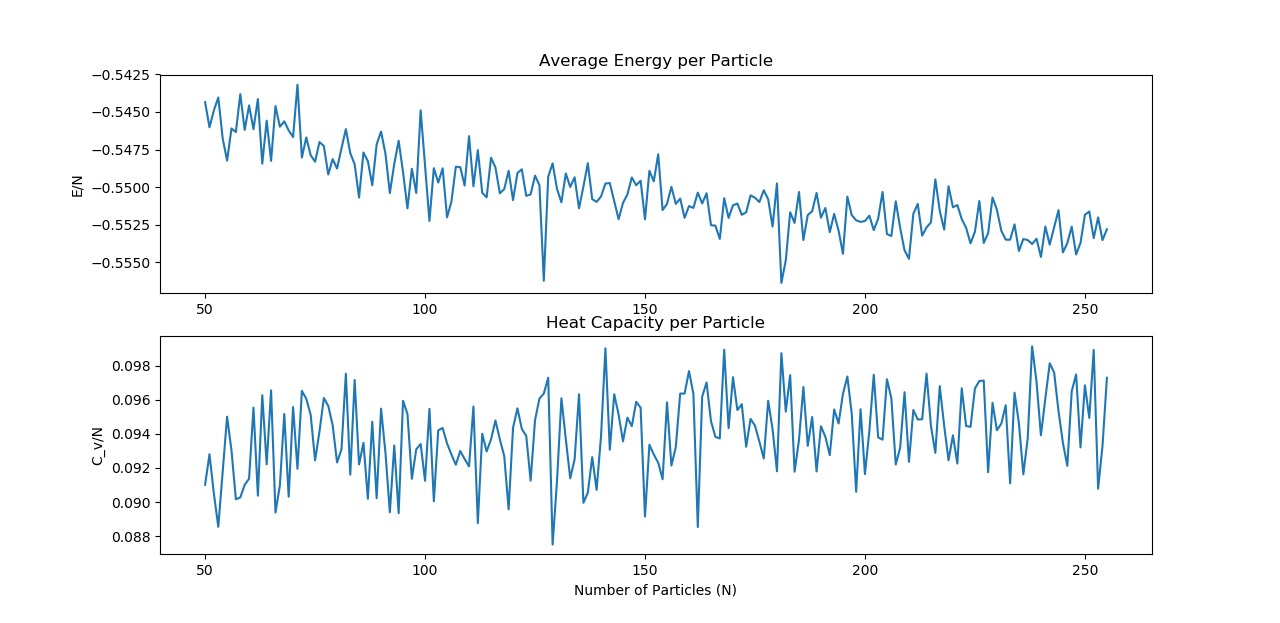

This chart was generated by the following Python code:
# Calls the Monte Carlo Fluids Simulator a bunch of times
import os
import numpy as np
import matplotlib.pyplot as plt

def run_sims():
	n_particles = range(50,256)
	density = .1
	for n_particle in n_particles:
		l_side = np.cbrt(n_particle / density)
		with open('Input','w') as f:
			text = "Ncycle   Ninit   Npart   Linit   Temp\n \
			10000      10      %d    .true.  2.0\nDeltax   Box \n \
			1.0      %.3f"%(n_particle, l_side)
			f.write(text)
		#os.system("..\Source\mc.exe >> 51-c.txt")
	energies,heat_caps = parse_outputs()
	
	# plot results
	plt.subplot(2,1,1)
	plt.plot(n_particles, np.divide(energies,n_particles))
	plt.ylabel("E/N")
	plt.title("Average Energy per Particle")
	plt.subplot(2,1,2)
	plt.plot(n_particles, np.divide(heat_caps, n_particles))
	plt.xlabel('Number of Particles (N)')
	plt.ylabel("C_v/N")
	plt.title("Heat Capacity per Particle")

	plt.show()

def parse_outputs():
	#retrieve all the fractions of moves accepted from the simulation log file
	energies = [] 
	heat_caps = []
	with open('51-c.txt') as f:
		for row in f:
			#check for energy
			if '<E>' in row:
				tmp = row.split(' ')
				if 'E-' in tmp[-1]:
					#formatting case 1 - number is last element (minus the newline)
					print(tmp[-1][0:-2])
					energies.append(float(tmp[-1][0:-1]))
				else:
					#formatting case 2
					#find numeric element of tmp
					for el in tmp:
						try:
							float(el)
							energies.append(float(el))
							break
						except ValueError:
							continue
			#check for heat capacity
			if 'Cv' in row:		
				tmp = row.split(' ')
				if 'E-' in tmp[-1]:
					#formatting case 1 - number is last element (minus the newline)
					print(tmp[-1][0:-2])
					heat_caps.append(float(tmp[-1][0:-1]))
				else:
					#formatting case 2
					#find numeric element of tmp
					for el in tmp:
						try:
							float(el)
							heat_caps.append(float(el))
							break
						except ValueError:
							continue
	return [energies, heat_caps]

def main():
	run_sims()

if __name__ == "__main__":
	main()
